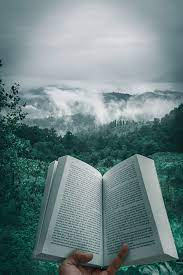
#> input picture PS0/im1.jpeg, 183 x 275 px
$ jupyter execute ps0.ipynb
#> lines starting #> are read from the running program, lines starting #| are printed output that depends on the picture; after the words box and inside, x2 and y2 are one past the last pixel; in counts of white or black regions, pixels touching at a corner belong together; long printed decimals are rounded
[cell 1]
import cv2
import numpy as np
import matplotlib.pyplot as plt
import math

[cell 2]
im1 = cv2.imread("./im1.jpeg")
#> im1 is the input picture: shape (275, 183, 3); mean B, G, R 131.4, 130.2, 108.8
im2 = cv2.imread("./im2.jpeg")
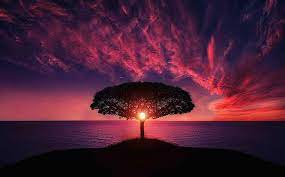
#> input picture PS0/im2.jpeg, 285 x 177 px
#> im2 is the input picture: shape (177, 285, 3); mean B, G, R 51.9, 30.8, 73.9

[cell 3]
plt.imshow(im1[:, :, ::-1])
plt.axis("off")

[cell 4]
plt.imshow(im2[:, :, ::-1])
plt.axis("off")

## Swap the red and blue pixels of image 1

[cell 5]
plt.imshow(im1)
plt.axis("off")

## Create a monochrome image (img1_green) by selecting the green channel of image 1

[cell 6]
plt.imshow(im1[:, :, 1], cmap="gray")

## Ceate a monochrome image (img1_red) by selecting the red channel of image 1

[cell 7]
plt.imshow(im1[:, :, 2], cmap="gray")
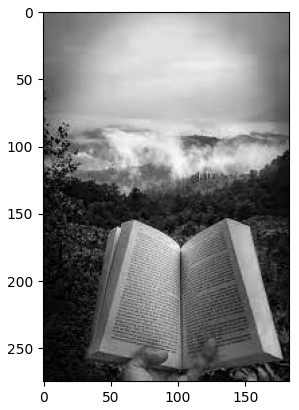
#> figure drawn by matplotlib, 1 panel

## Take the inner center square region of 100x100 pixels of monochrome version of image 1 and insert them into the center of monochrome version of image 2

[cell 8]
im1shape = im1.shape
#> im1shape = (275, 183, 3)
im2shape = im2.shape
#> im2shape = (177, 285, 3)

[cell 9]
im_1_2_combined = im1
im_1_2_combined[int(im1shape[0]/2-50):int(im1shape[0]/2+50), int(im1shape[1]/2-50):int(im1shape[1]/2+50), 1] = im2[int(im2shape[0]/2-50):int(im2shape[0]/2+50), int(im2shape[1]/2-50):int(im2shape[1]/2+50), 1]
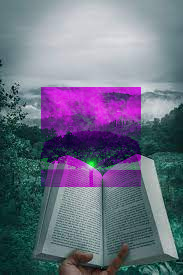
#> im_1_2_combined: shape (275, 183, 3); 19.83% of pixels changed, all inside (x1, y1, x2, y2) = (41, 87, 141, 187)
plt.imshow(im_1_2_combined[:, :, 1], cmap ="gray")
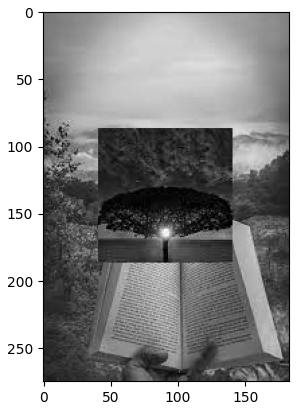
#> figure drawn by matplotlib, 1 panel

## What is the min and max of the pixel values of img1_green? What is the mean? What is the standard deviation?  And how did you compute these?

[cell 10]
im1_green = im1[:, :, 1]
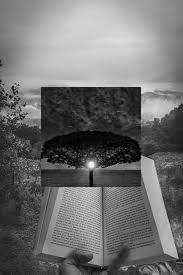
#> im1_green: shape (275, 183); min 0, max 254, mean 112.2
print(f"max value: {im1_green.max()}, min value: {im1_green.min()}")
#| max value: 254, min value: 0

[cell 11]
print(f"mean value: {im1_green.mean()}, std: {im1_green.std()}")
#| mean value: 112.189, std: 60.250

[cell 12]
mean = sum(sum(im1_green.astype(dtype=int)))/(im1_green.shape[0]*im1_green.shape[1])
#> mean = 112.2

std = math.sqrt(sum(sum((im1_green.astype(dtype=int) - mean)**2))/(im1_green.shape[0]*im1_green.shape[1]))
#> std = 60.25
print(mean, std)
#| 112.189 60.250

## Subtract the mean from all pixels, then divide by standard deviation, then multiply by 10 (if your image is 0 to 255) or by 0.05 (if your image ranges from 0.0 to 1.0). Now add the mean back in.

[cell 13]
im1 = cv2.imread("./im1.jpeg")
im1 = ((im1 - mean)/std)*10 + mean
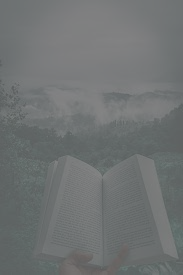
#> im1: shape (275, 183, 3) float64; mean B, G, R 115.4, 115.2, 111.6
plt.imshow(im1.astype(np.uint8)[:, :, ::-1])

## Shift img1_green to the left by 2 pixels.

[cell 14]
im1_green_shifted = cv2.imread("./im1.jpeg")[:, :, 1]
#> im1_green_shifted: shape (275, 183); min 0, max 243, mean 130.2

shift = 2

im1_green_shifted[:, :-shift] = im1_green_shifted[:, shift:]
im1_green_shifted[:, -shift:] = 0
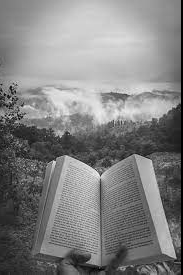
#> im1_green_shifted: shape (275, 183); min 0, max 243, mean 129.4
plt.imshow(im1_green_shifted, cmap="gray")

## Subtract the shifted version of img1_green from the original, and save the difference image.

[cell 15]
im1_green = cv2.imread("./im1.jpeg")[:, :, 1]
im1_original_green_difference = im1_green - im1_green_shifted
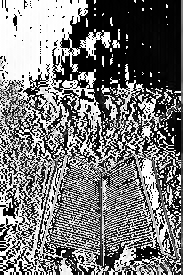
#> im1_original_green_difference: shape (275, 183); min 0, max 255, mean 119.6
plt.imshow(im1_original_green_difference, cmap="gray")

## Take the original colored image (image 1) and start adding Gaussian noise to the pixels in the green channel. Increase sigma until the noise is somewhat visible.

[cell 16]
im1=cv2.imread("./im1.jpeg")
im1[:, :, 1] = im1[:, :, 1] + np.random.randn(im1.shape[0], im1.shape[1]) * 30
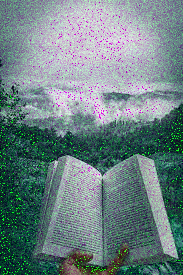
#> im1: shape (275, 183, 3); mean B, G, R 131.4, 130, 108.8
plt.imshow(im1.astype("uint8")[:, :, ::-1])

## Now, instead add that amount of noise to the blue channel.

[cell 17]
im1=cv2.imread("./im1.jpeg")
im1[:, :, 0] = im1[:, :, 0] + np.random.randn(im1.shape[0], im1.shape[1]) * 30
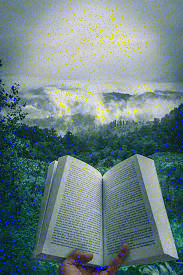
#> im1: shape (275, 183, 3); mean B, G, R 130.6, 130.2, 108.8
plt.imshow(im1.astype("uint8")[:, :, ::-1])
